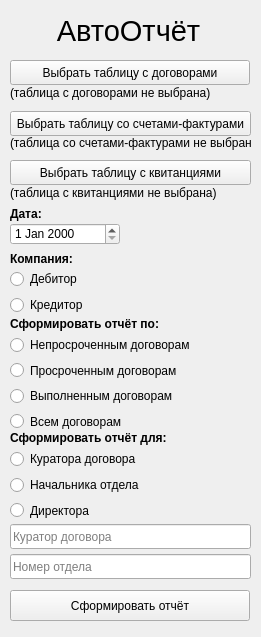
<?xml version="1.0" encoding="UTF-8"?>
<ui version="4.0">
 <class>MainWindow</class>
 <widget class="QMainWindow" name="MainWindow">
  <property name="enabled">
   <bool>true</bool>
  </property>
  <property name="geometry">
   <rect>
    <x>0</x>
    <y>0</y>
    <width>261</width>
    <height>637</height>
   </rect>
  </property>
  <property name="sizePolicy">
   <sizepolicy hsizetype="Fixed" vsizetype="Fixed">
    <horstretch>0</horstretch>
    <verstretch>0</verstretch>
   </sizepolicy>
  </property>
  <property name="windowTitle">
   <string>АвтоОтчёт</string>
  </property>
  <widget class="QWidget" name="centralwidget">
   <widget class="QPushButton" name="pushButton">
    <property name="geometry">
     <rect>
      <x>10</x>
      <y>60</y>
      <width>240</width>
      <height>25</height>
     </rect>
    </property>
    <property name="text">
     <string>Выбрать таблицу с договорами</string>
    </property>
   </widget>
   <widget class="QPushButton" name="pushButton_3">
    <property name="geometry">
     <rect>
      <x>10</x>
      <y>590</y>
      <width>240</width>
      <height>31</height>
     </rect>
    </property>
    <property name="text">
     <string>Сформировать отчёт</string>
    </property>
   </widget>
   <widget class="QLabel" name="label">
    <property name="geometry">
     <rect>
      <x>13</x>
      <y>15</y>
      <width>231</width>
      <height>31</height>
     </rect>
    </property>
    <property name="font">
     <font>
      <family>Arial</family>
      <pointsize>22</pointsize>
     </font>
    </property>
    <property name="text">
     <string>АвтоОтчёт</string>
    </property>
    <property name="alignment">
     <set>Qt::AlignCenter</set>
    </property>
   </widget>
   <widget class="QPushButton" name="pushButton_2">
    <property name="geometry">
     <rect>
      <x>10</x>
      <y>111</y>
      <width>241</width>
      <height>25</height>
     </rect>
    </property>
    <property name="text">
     <string>Выбрать таблицу со счетами-фактурами</string>
    </property>
   </widget>
   <widget class="QLabel" name="label_2">
    <property name="geometry">
     <rect>
      <x>10</x>
      <y>249</y>
      <width>231</width>
      <height>19</height>
     </rect>
    </property>
    <property name="font">
     <font>
      <weight>75</weight>
      <bold>true</bold>
     </font>
    </property>
    <property name="text">
     <string>Компания:</string>
    </property>
   </widget>
   <widget class="QLabel" name="label_3">
    <property name="geometry">
     <rect>
      <x>10</x>
      <y>314</y>
      <width>231</width>
      <height>19</height>
     </rect>
    </property>
    <property name="font">
     <font>
      <weight>75</weight>
      <bold>true</bold>
     </font>
    </property>
    <property name="text">
     <string>Сформировать отчёт по:</string>
    </property>
   </widget>
   <widget class="QPushButton" name="pushButton_4">
    <property name="geometry">
     <rect>
      <x>10</x>
      <y>160</y>
      <width>241</width>
      <height>25</height>
     </rect>
    </property>
    <property name="text">
     <string>Выбрать таблицу с квитанциями</string>
    </property>
   </widget>
   <widget class="QLabel" name="label_4">
    <property name="geometry">
     <rect>
      <x>10</x>
      <y>428</y>
      <width>231</width>
      <height>19</height>
     </rect>
    </property>
    <property name="font">
     <font>
      <weight>75</weight>
      <bold>true</bold>
     </font>
    </property>
    <property name="text">
     <string>Сформировать отчёт для:</string>
    </property>
   </widget>
   <widget class="QLineEdit" name="supervisor_field">
    <property name="geometry">
     <rect>
      <x>10</x>
      <y>524</y>
      <width>241</width>
      <height>25</height>
     </rect>
    </property>
    <property name="text">
     <string/>
    </property>
    <property name="placeholderText">
     <string>Куратор договора</string>
    </property>
   </widget>
   <widget class="QLineEdit" name="dep_number_field">
    <property name="geometry">
     <rect>
      <x>10</x>
      <y>554</y>
      <width>241</width>
      <height>25</height>
     </rect>
    </property>
    <property name="text">
     <string/>
    </property>
    <property name="placeholderText">
     <string>Номер отдела</string>
    </property>
   </widget>
   <widget class="QWidget" name="layoutWidget">
    <property name="geometry">
     <rect>
      <x>10</x>
      <y>269</y>
      <width>81</width>
      <height>46</height>
     </rect>
    </property>
    <layout class="QVBoxLayout" name="verticalLayout">
     <item>
      <widget class="QRadioButton" name="radioButton_2">
       <property name="text">
        <string>Дебитор</string>
       </property>
      </widget>
     </item>
     <item>
      <widget class="QRadioButton" name="radioButton_3">
       <property name="text">
        <string>Кредитор</string>
       </property>
      </widget>
     </item>
    </layout>
   </widget>
   <widget class="QWidget" name="layoutWidget">
    <property name="geometry">
     <rect>
      <x>10</x>
      <y>335</y>
      <width>190</width>
      <height>96</height>
     </rect>
    </property>
    <layout class="QVBoxLayout" name="verticalLayout_2">
     <item>
      <widget class="QRadioButton" name="radioButton">
       <property name="text">
        <string>Непросроченным договорам</string>
       </property>
      </widget>
     </item>
     <item>
      <widget class="QRadioButton" name="radioButton_4">
       <property name="text">
        <string>Просроченным договорам</string>
       </property>
      </widget>
     </item>
     <item>
      <widget class="QRadioButton" name="radioButton_5">
       <property name="text">
        <string>Выполненным договорам</string>
       </property>
      </widget>
     </item>
     <item>
      <widget class="QRadioButton" name="radioButton_6">
       <property name="text">
        <string>Всем договорам</string>
       </property>
      </widget>
     </item>
    </layout>
   </widget>
   <widget class="QWidget" name="layoutWidget">
    <property name="geometry">
     <rect>
      <x>10</x>
      <y>449</y>
      <width>136</width>
      <height>71</height>
     </rect>
    </property>
    <layout class="QVBoxLayout" name="verticalLayout_3">
     <item>
      <widget class="QRadioButton" name="radioButton_7">
       <property name="text">
        <string>Куратора договора</string>
       </property>
      </widget>
     </item>
     <item>
      <widget class="QRadioButton" name="radioButton_8">
       <property name="text">
        <string>Начальника отдела</string>
       </property>
      </widget>
     </item>
     <item>
      <widget class="QRadioButton" name="radioButton_9">
       <property name="text">
        <string>Директора</string>
       </property>
      </widget>
     </item>
    </layout>
   </widget>
   <widget class="QDateEdit" name="dateEdit">
    <property name="geometry">
     <rect>
      <x>10</x>
      <y>223</y>
      <width>110</width>
      <height>22</height>
     </rect>
    </property>
   </widget>
   <widget class="QLabel" name="offer_label">
    <property name="geometry">
     <rect>
      <x>10</x>
      <y>85</y>
      <width>241</width>
      <height>16</height>
     </rect>
    </property>
    <property name="font">
     <font>
      <italic>false</italic>
      <strikeout>false</strikeout>
      <kerning>true</kerning>
     </font>
    </property>
    <property name="text">
     <string>(таблица с договорами не выбрана)</string>
    </property>
   </widget>
   <widget class="QLabel" name="invoice_label">
    <property name="geometry">
     <rect>
      <x>10</x>
      <y>135</y>
      <width>241</width>
      <height>16</height>
     </rect>
    </property>
    <property name="font">
     <font>
      <italic>false</italic>
     </font>
    </property>
    <property name="text">
     <string>(таблица со счетами-фактурами не выбрана)</string>
    </property>
   </widget>
   <widget class="QLabel" name="payment_label">
    <property name="geometry">
     <rect>
      <x>10</x>
      <y>185</y>
      <width>241</width>
      <height>16</height>
     </rect>
    </property>
    <property name="font">
     <font>
      <italic>false</italic>
     </font>
    </property>
    <property name="text">
     <string>(таблица с квитанциями не выбрана)</string>
    </property>
   </widget>
   <widget class="QLabel" name="label_8">
    <property name="geometry">
     <rect>
      <x>10</x>
      <y>204</y>
      <width>231</width>
      <height>19</height>
     </rect>
    </property>
    <property name="font">
     <font>
      <weight>75</weight>
      <bold>true</bold>
     </font>
    </property>
    <property name="text">
     <string>Дата:</string>
    </property>
   </widget>
  </widget>
 </widget>
 <resources/>
 <connections/>
</ui>
